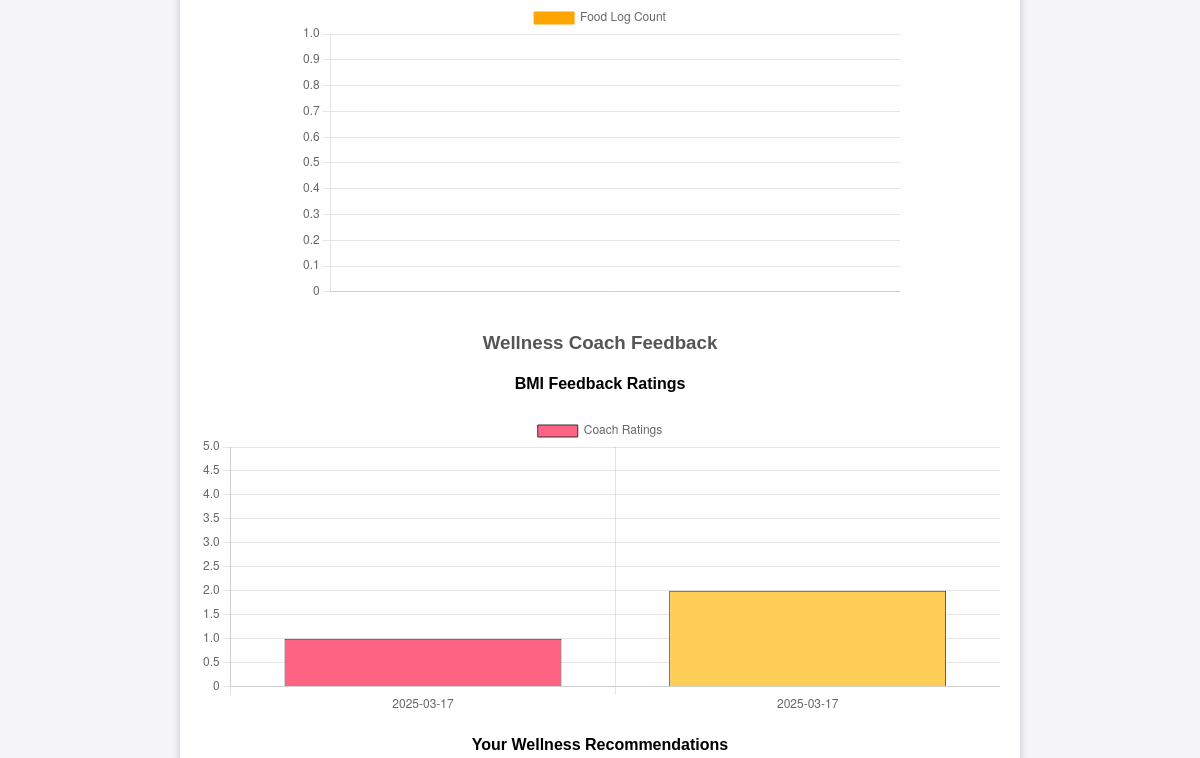
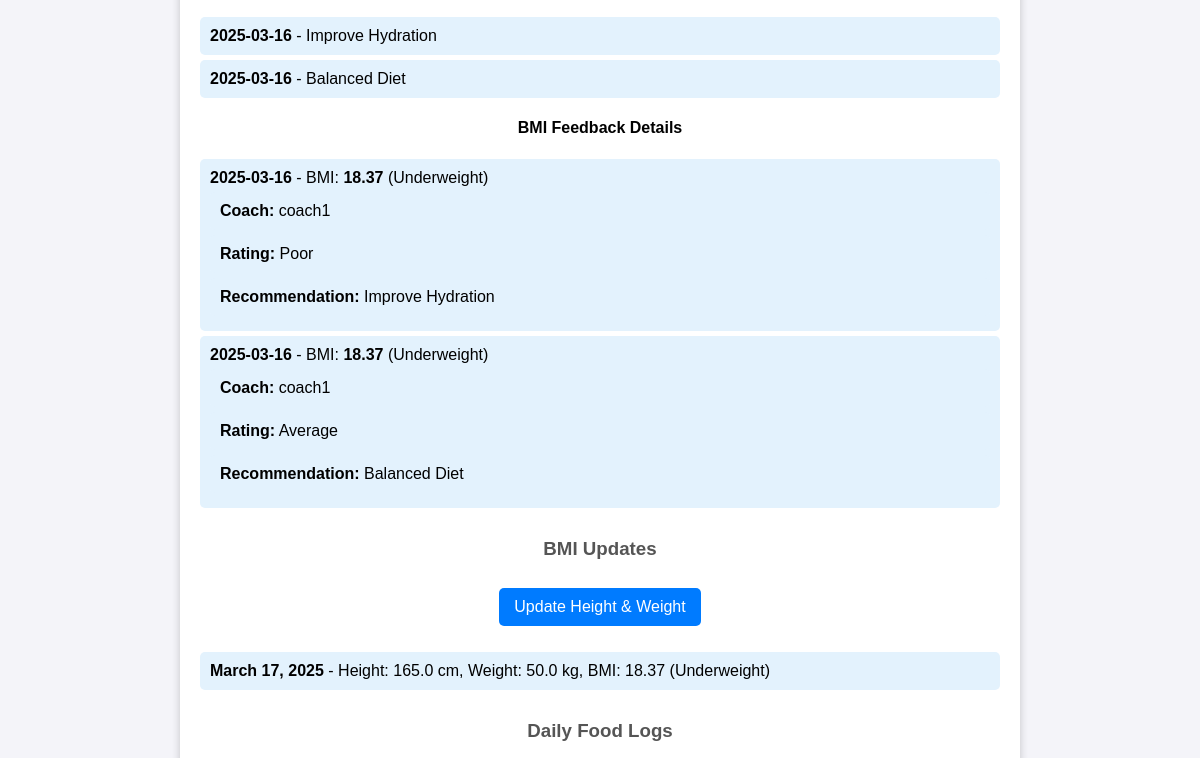
Before: /dashboard/ (signed in, middle part) with the older database file (2 pictures, top to bottom).
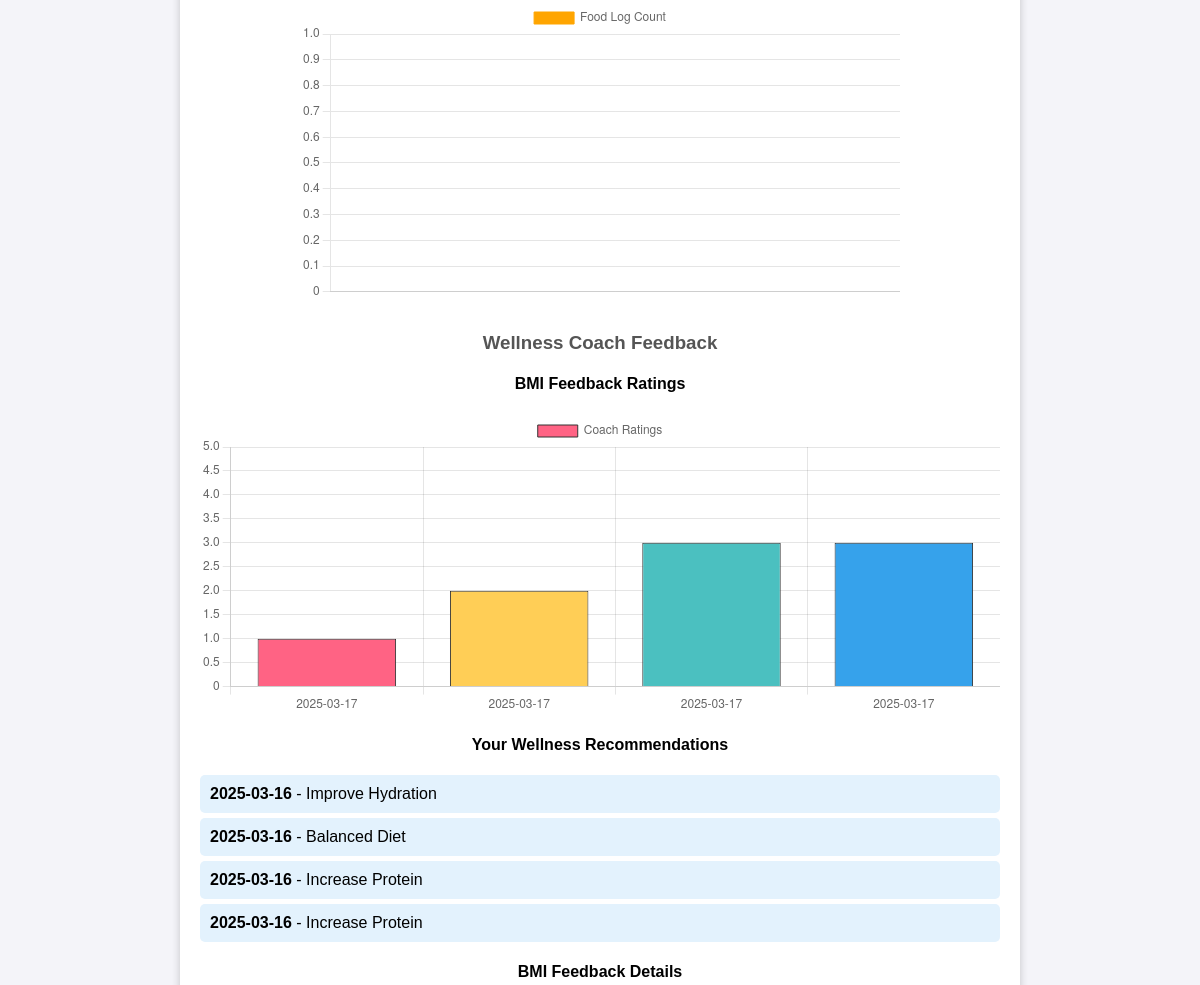
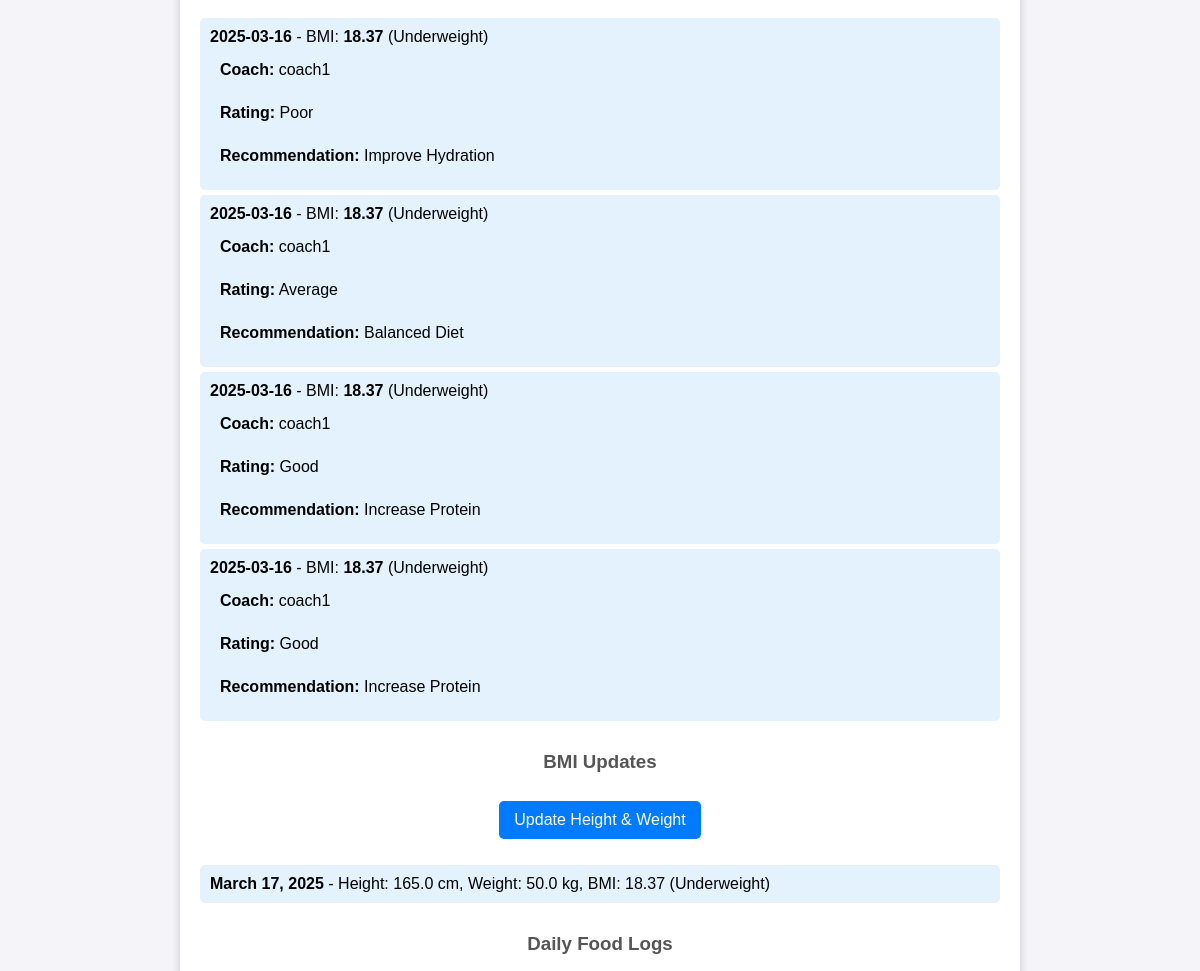
After: the same page with the newer database file (2 pictures, top to bottom).
### core/models.py (models this page shows, shortened)
class WellnessCoachFeedback(models.Model):
    coach = models.ForeignKey(
        User,
        on_delete=models.CASCADE,
        limit_choices_to={'groups__name': "Wellness Coach"},
        related_name="coach_feedbacks"  # Unique related name for coach
    )
    user = models.ForeignKey(
        User,
        on_delete=models.CASCADE,
        related_name="user_feedbacks"  # Unique related name for user
    )
    bmi_update = models.ForeignKey(WeeklyUpdate, on_delete=models.CASCADE, null=True, blank=True)
    food_log = models.ForeignKey(DailyFoodLog, on_delete=models.CASCADE, null=True, blank=True)
    rating = models.IntegerField(choices=[(1, 'Poor'), (2, 'Average'), (3, 'Good'), (4, 'Excellent')], default=3)
    recommendation = models.CharField(
        max_length=255,
        choices=[
            ('Increase Protein', 'Increase Protein'),
            ('Reduce Sugar', 'Reduce Sugar'),
            ('Improve Hydration', 'Improve Hydration'),
            ('More Vegetables', 'More Vegetables'),
            ('Balanced Diet', 'Balanced Diet'),
        ]
    )
    date_provided = models.DateTimeField(auto_now_add=True)

class WeeklyUpdate(models.Model):
    user = models.ForeignKey(UserProfile, on_delete=models.CASCADE)
    date = models.DateField(auto_now_add=True)
    height = models.FloatField()  # in cm
    weight = models.FloatField()  # in kg
    bmi = models.FloatField(blank=True, null=True)  # Auto-calculated
    bmi_category = models.CharField(max_length=20, blank=True, null=True)  # BMI Category

### core/views.py (the view)
# urls.py: path('dashboard/', views.dashboard, name='dashboard'),
@login_required
def dashboard(request):
    if request.user.groups.filter(name="Admin").exists():
        return render(request, 'admin_dashboard.html')
    elif request.user.groups.filter(name="Wellness Coach").exists():
        pass   ###  we currently redirecting wellness coach to review_queries
    elif request.user.groups.filter(name="End User").exists():
        food_logs = DailyFoodLog.objects.filter(user__user=request.user)
        bmi_updates = WeeklyUpdate.objects.filter(user__user=request.user).order_by('-date', '-id')  # 🔥 Ensure latest entry
        queries = UserQuery.objects.filter(user__user=request.user).order_by('-id')
        dates = [update.date.strftime("%Y-%m-%d") for update in bmi_updates]
        bmi_values = [update.bmi for update in bmi_updates]
        food_log_dates = [log.date.strftime("%Y-%m-%d") for log in food_logs]
        food_log_times = [log.time for log in food_logs]
        food_log_counts = {}  # Count of logs for each time (morning, afternoon, etc.)
        for log in food_logs:
            if log.time not in food_log_counts:
                food_log_counts[log.time] = 0
            food_log_counts[log.time] += 1
        food_log_times_list = list(food_log_counts.keys())
        food_log_counts_list = list(food_log_counts.values())
        latest_bmi = bmi_updates.first()  # Fetch latest BMI correctly
        bmi_status = None
        bmi_alert = None
        if latest_bmi:
            bmi_status = f"Your latest BMI is {latest_bmi.bmi} ({latest_bmi.bmi_category})"
            if latest_bmi.bmi_category in ["Underweight", "Overweight", "Obese"]:
                bmi_alert = "⚠️ Your BMI is in the " + latest_bmi.bmi_category + " range. Please consult a wellness coach!"
        coach_feedbacks = request.user.user_feedbacks.all()
        coach_ratings = [feedback.rating for feedback in coach_feedbacks]
        feedback_dates = [feedback.bmi_update.date.strftime("%Y-%m-%d") for feedback in coach_feedbacks]
        return render(request, 'user_dashboard.html', {
            'food_logs': food_logs,
            'bmi_updates': bmi_updates,
            'dates': json.dumps(dates),
            'bmi_values': json.dumps(bmi_values),
            'food_log_dates': json.dumps(food_log_dates),
            'food_log_times': json.dumps(food_log_times_list),
            'food_log_counts': json.dumps(food_log_counts_list),
            'bmi_status': bmi_status,
            'bmi_alert': bmi_alert,
             'queries': queries,  # ✅ Pass queries to user_dashboard.html
             "coach_feedbacks": coach_feedbacks,
            "coach_ratings": coach_ratings,
           "feedback_dates": json.dumps(feedback_dates),
        })
    return render(request, 'login.html')

### health_system/templates/user_dashboard.html (shortened to what this page needs)
<!DOCTYPE html>
<html>
<head>
</head>
<body>
    <div class="container">
        <script>
            var ctx = document.getElementById('bmiChart').getContext('2d');
            var bmiChart = new Chart(ctx, {
                type: 'line',
                data: {
                    labels: {{ dates|safe }},  // Dates as labels
                    datasets: [{
                        label: 'BMI',
                        data: {{ bmi_values|safe }},  // BMI values
                        borderColor: 'blue',
                        borderWidth: 2,
                        fill: false
                    }]
                },
                options: {
                    responsive: true,
                    scales: {
                        y: {
                            beginAtZero: false
                        }
                    }
                }
            });
        </script>
        <div style="max-width: 600px; margin: auto;">
            <canvas id="foodLogChart" style="max-height: 300px;"></canvas>
        </div>
        <script>
            var ctx2 = document.getElementById('foodLogChart').getContext('2d');
            var foodLogChart = new Chart(ctx2, {
                type: 'bar',
                data: {
                    labels: {{ food_log_times|safe }},
                    datasets: [{
                        label: 'Food Log Count',
                        data: {{ food_log_counts|safe }},
                        backgroundColor: 'orange',
                        borderColor: 'orange',
                        borderWidth: 1
                    }]
                },
                options: {
                    responsive: true,
                    scales: {
                        y: {
                            beginAtZero: true
                        }
                    }
                }
            });
        </script>
<h3>Wellness Coach Feedback</h3>
<h4>BMI Feedback Ratings</h4>
<canvas id="bmiFeedbackChart" style="max-height: 300px;"></canvas>
<script>
    var ctx = document.getElementById('bmiFeedbackChart').getContext('2d');
    var bmiFeedbackChart = new Chart(ctx, {
        type: 'bar',
        data: {
            labels: {{ feedback_dates|safe }},  // ✅ Using correct feedback_dates
            datasets: [{
                label: 'Coach Ratings',
                data: {{ coach_ratings|safe }},  // ✅ Using correct coach_ratings
                backgroundColor: ['#FF6384', '#FFCE56', '#4BC0C0', '#36A2EB'],
                borderColor: '#333',
                borderWidth: 1
            }]
        },
        options: {
            responsive: true,
            scales: {
                y: {
                    beginAtZero: true,
                    max: 5  // Assuming ratings are out of 5
                }
            }
        }
    });
</script>
<h4>Your Wellness Recommendations</h4>
<ul>
    {% for feedback in coach_feedbacks %}
        <li>
            <strong>{{ feedback.date_provided|date:"Y-m-d" }}</strong> -
            {{ feedback.recommendation }}
        </li>
    {% empty %}
        <li>No feedback available.</li>
    {% endfor %}
</ul>
<h4>BMI Feedback Details</h4>
<ul>
    {% for feedback in coach_feedbacks %}
        <li>
            <strong>{{ feedback.date_provided|date:"Y-m-d" }}</strong> -
            BMI: <strong>{{ feedback.bmi_update.bmi }}</strong>
            ({{ feedback.bmi_update.bmi_category }})
            <ul>
                <li><strong>Coach:</strong> {{ feedback.coach.username }}</li>
                <li><strong>Rating:</strong> {{ feedback.get_rating_display }}</li>
                <li><strong>Recommendation:</strong> {{ feedback.recommendation }}</li>
            </ul>
        </li>
    {% empty %}
        <li>No feedback yet.</li>
    {% endfor %}
</ul>
        <h3>BMI Updates</h3>
        <a href="{% url 'update_bmi' %}">Update Height & Weight</a>
        <ul>
            {% for update in bmi_updates %}
                <li><strong>{{ update.date }}</strong> - Height: {{ update.height }} cm, Weight: {{ update.weight }} kg, BMI: {{ update.bmi }} ({{ update.bmi_category }})</li>
            {% endfor %}
        </ul>
        <h3>Daily Food Logs</h3>
    </div>
</body>
</html>

### health_system/templates/user_dashboard.html (style rules this page uses)
body { font-family: Arial, sans-serif; background: #f4f4f9; text-align: center; padding: 20px; }
h3 { color: #555; margin-top: 30px; }
.container { max-width: 800px; margin: auto; background: white; padding: 20px; border-radius: 10px; box-shadow: 0 4px 8px rgba(0, 0, 0, 0.2); }
canvas { max-width: 100%; }
a { display: inline-block; margin: 10px; padding: 10px 15px; background: #007bff; color: white; text-decoration: none; border-radius: 5px; }
ul { list-style-type: none; padding: 0; }
ul li { background: #e3f2fd; margin: 5px 0; padding: 10px; border-radius: 5px; text-align: left; }

Changed rows visible on the page:
added WellnessCoachFeedback: date_provided "2025-03-16", recommendation "Increase Protein", bmi_update.bmi "18.37", bmi_update.bmi_category "Underweight", coach.username "coach1", rating "Good"
added WellnessCoachFeedback: date_provided "2025-03-16", recommendation "Increase Protein", bmi_update.bmi "18.37", bmi_update.bmi_category "Underweight", coach.username "coach1", rating "Good"
Other visible differences:
chart data {{ feedback_dates|safe }}: ["2025-03-17", "2025-03-17"] → ["2025-03-17", "2025-03-17", "2025-03-17", "2025-03-17"]
chart data {{ coach_ratings|safe }}: [1, 2] → [1, 2, 3, 3]
